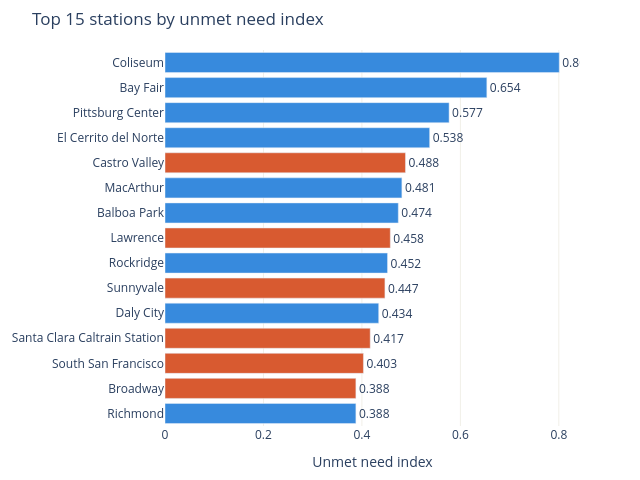

Write notebook code for a chart like this one.
### Code cell
# ── 4b: Unmet need index — top 15 stations ───────────────────────────────────
top15 = df.nlargest(15, "unmet_need_index")[["station_name", "station_type", "unmet_need_index"]].copy()
top15["color"] = top15["station_type"].map(COLORS).fillna(COLORS["unknown"])
top15 = top15.sort_values("unmet_need_index")

fig_unmet = go.Figure(go.Bar(
    x=top15["unmet_need_index"],
    y=top15["station_name"],
    orientation="h",
    marker_color=top15["color"],
    text=top15["unmet_need_index"].round(3),
    textposition="outside",
))
fig_unmet.update_layout(
    title="Top 15 stations by unmet need index",
    xaxis_title="Unmet need index",
    height=480, width=640,
    paper_bgcolor="white", plot_bgcolor="white",
    xaxis=dict(gridcolor="#F1EFE8"),
    margin=dict(l=160, r=60, t=50, b=40),
)
display(HTML(fig_unmet.to_html(full_html=False, include_plotlyjs=False)))

### Figure 1 — Plotly figure (JSON) as saved in the notebook; plotly's stock layout.template omitted (floating-point values rounded to 4 significant figures)
{"data": [{"marker": {"color": ["#378ADD", "#D85A30", "#D85A30", "#D85A30", "#378ADD", "#D85A30", "#378ADD", "#D85A30", "#378ADD", "#378ADD", "#D85A30", "#378ADD", "#378ADD", "#378ADD", "#378ADD"]}, "orientation": "h", "text": [0.388, 0.388, 0.403, 0.417, 0.434, 0.447, 0.452, 0.458, 0.474, 0.481, 0.488, 0.538, 0.577, 0.654, 0.801], "textposition": "outside", "type": "bar", "x": [0.3878, 0.3878, 0.4031, 0.4168, 0.4341, 0.4467, 0.452, 0.4576, 0.4739, 0.4812, 0.4885, 0.5376, 0.5771, 0.6537, 0.8008], "y": ["Richmond", "Broadway", "South San Francisco", "Santa Clara Caltrain Station", "Daly City", "Sunnyvale", "Rockridge", "Lawrence", "Balboa Park", "MacArthur", "Castro Valley", "El Cerrito del Norte", "Pittsburg Center", "Bay Fair", "Coliseum"]}], "layout": {"height": 480, "margin": {"b": 40, "l": 160, "r": 60, "t": 50}, "paper_bgcolor": "white", "plot_bgcolor": "white", "title": {"text": "Top 15 stations by unmet need index"}, "width": 640, "xaxis": {"gridcolor": "#F1EFE8", "title": {"text": "Unmet need index"}}}}
